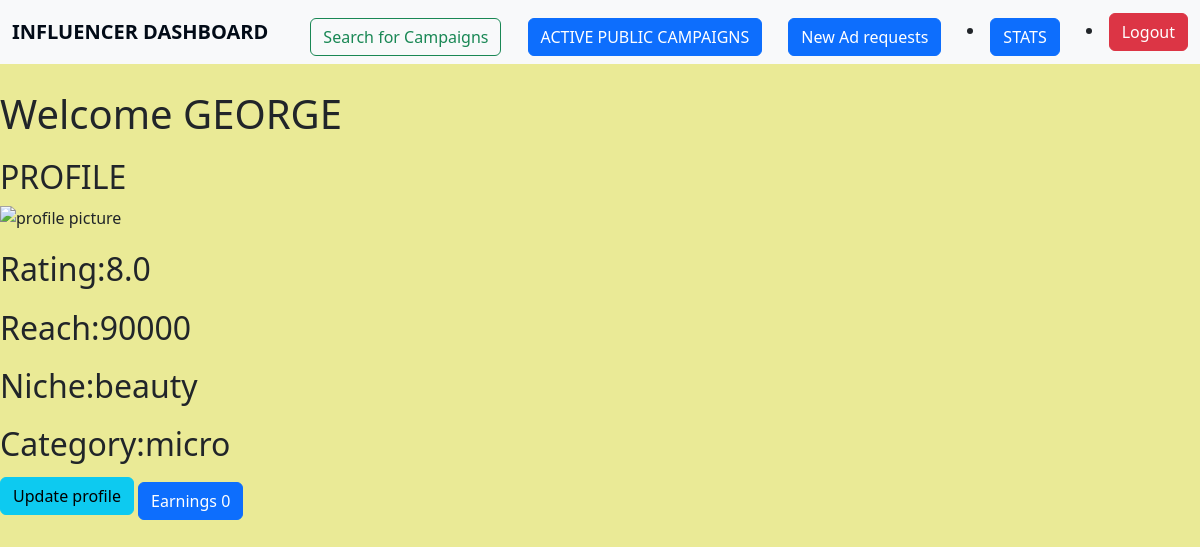
Page /influencer/202/earnings on the committed database.
### application/models.py (models this page shows, shortened)
class Influencer(db.Model):
    __tablename__="influencer"
    inf_id=db.Column(db.String,primary_key=True,nullable=False)
    inf_name=db.Column(db.String)
    inf_password=db.Column(db.String,nullable=False)
    inf_category=db.Column(db.String,nullable=False)
    inf_niche=db.Column(db.String,nullable=False)
    inf_reach=db.Column(db.Integer,nullable=False)
    flagged=db.Column(db.Integer, default=0)
    rating=db.Column(db.Numeric(1,1),default=0)
    inf_req=db.relationship('Adrequest')
    inf_num_rating=db.Column(db.Integer, default=0)
    inf_total_rating=db.Column(db.Numeric, default=0)

### application/controllers.py (the view)
@app.route('/influencer/<inf_id>/earnings',methods=["GET"])
def earnings(inf_id):
    earned=0
    ads=Adrequest.query.all()
    inf=Influencer.query.get(inf_id)
    for x in inf.inf_req:
        if x.status=="accepted":
            earned+=x.pay_amount
        print(earned)
    return render_template("inf_dashboard.html",inf=inf,adreq=ads,earned=earned)

### templates/inf_dashboard.html (shortened to what this page needs)
<!DOCTYPE html>
<html lang="en">
<head>
    <link href="https://cdn.jsdelivr.net/npm/bootstrap@5.3.3/dist/css/bootstrap.min.css" rel="stylesheet">
</head>
<body>
    <h1>Welcome {{inf.inf_name}}</h1>
    <h2>PROFILE</h2>
    <img id="image" src="/static/{{inf.inf_id}}.jpg" alt="profile picture">
    <h2>Rating:{{inf.rating}}</h2>
    <h2>Reach:{{inf.inf_reach}}</h2>
    <h2>Niche:{{inf.inf_niche}}</h2>
    <h2>Category:{{inf.inf_category}}</h2>
    <a href="{{url_for('update_inf',inf_id=inf.inf_id) }}"><button class="btn btn-info">Update profile</button></a>
    <a href="{{url_for('earnings',inf_id=inf.inf_id) }}"><button class="btn btn-primary">Earnings {{earned}}</button></a>
    <nav class="navbar bg-body-tertiary fixed-top">
        <div class="container-fluid">
            <a class="navbar-brand" href="/">INFLUENCER DASHBOARD</a>
            <a href="{{url_for('infsearch', search_type='common',inf_id=inf.inf_id)}}"><button class="btn btn-outline-success" type="button">Search for Campaigns</button></a>
            <a href="{{url_for('active_camp',inf_id=inf.inf_id)}}"><button class="btn btn-primary">ACTIVE PUBLIC CAMPAIGNS</button></a>
            <a href="{{url_for('new_adreq',inf_id=inf.inf_id) }}"><button class="btn btn-primary">New Ad requests </button></a>
            <li class="nav-item"><a href="/"><button class="btn btn-primary">STATS</button></a></li>
            <li class="nav-item"><a href="/inf_login"><button class="btn btn-danger">Logout</button></a></li>
        </div>
    </nav>
</body>
</html>

### templates/inf_dashboard.html (style rules this page uses)
body { padding-top: 70px; background-color: #eaea96; }
h1, h2 { margin-top: 20px; }
.navbar-brand { font-weight: bold; }
.navbar, .offcanvas-header, .offcanvas-body { background-color: #f0f2ec; }
.navbar-brand, .nav-link, .offcanvas-title { color: #020b17; }
.btn-primary, .btn-outline-success { margin-top: 10px; }

### rows in the picture
Influencer: inf_name "GEORGE", rating "8.0", inf_reach "90000", inf_niche "beauty", inf_category "micro"

### other values in the picture
{{ earned }} "0"
